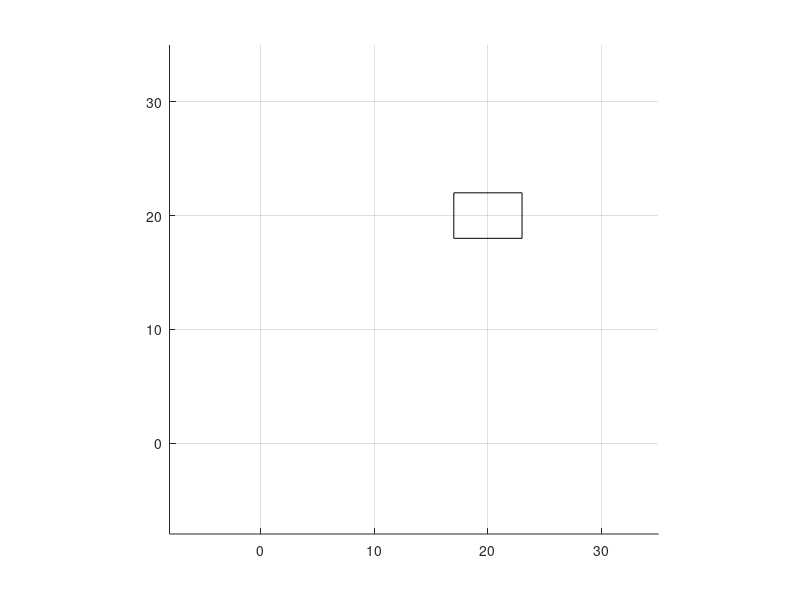

MATLAB code for this plot: (Note: this script raises an error after producing the figure.)
clc; clear all; close all; color = 'kbgrcmy'; colorVal=1;

figure; hold on; grid on;
axis([-8 35 -8 35]); axis square;

x0 = 20;
y0 = 20;
v1=3; v2=2;
rectWidth =v1*2;
rectHeight=v2*2;

%Draw a rectangle
rectangle('Position',[x0-v1 y0-v2 rectWidth rectHeight]);%,'FaceColor',[1 0 0]);
ellipse(x0,y0,3,2);
ellipse(x0,y0,6,4);

x=[-1:.1:1];
y=[sqrt(1-x.^2);-sqrt(1-x.^2)]
plot(x,y)

return